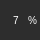
    <widget class="QFrame" name="frame_8">
     <property name="geometry">
      <rect>
       <x>1480</x>
       <y>110</y>
       <width>40</width>
       <height>40</height>
      </rect>
     </property>
     <property name="styleSheet">
      <string notr="true">QFrame{
background-color: rgb(45, 45, 45);
border-radius:20px;
}</string>
     </property>
     <property name="frameShape">
      <enum>QFrame::StyledPanel</enum>
     </property>
     <property name="frameShadow">
      <enum>QFrame::Plain</enum>
     </property>
     <widget class="QWidget" name="horizontalLayoutWidget_9">
      <property name="geometry">
       <rect>
        <x>6</x>
        <y>10</y>
        <width>32</width>
        <height>21</height>
       </rect>
      </property>
      <layout class="QHBoxLayout" name="horizontalLayout_9">
       <item>
        <widget class="QLabel" name="Finential_statistic1_24">
         <property name="styleSheet">
          <string notr="true">color:white;
background-color: rgba(255, 255, 255, 0);
font: 10px;
padding-left:5px;
text-align: right;</string>
         </property>
         <property name="text">
          <string>7</string>
         </property>
         <property name="wordWrap">
          <bool>true</bool>
         </property>
        </widget>
       </item>
       <item>
        <widget class="QLabel" name="Finential_statistic1_25">
         <property name="styleSheet">
          <string notr="true">color:white;
font: 10px;
background-color:rgba(255, 255, 255, 0);</string>
         </property>
         <property name="frameShadow">
          <enum>QFrame::Raised</enum>
         </property>
         <property name="text">
          <string>%</string>
         </property>
         <property name="wordWrap">
          <bool>true</bool>
         </property>
        </widget>
       </item>
      </layout>
     </widget>
    </widget>
